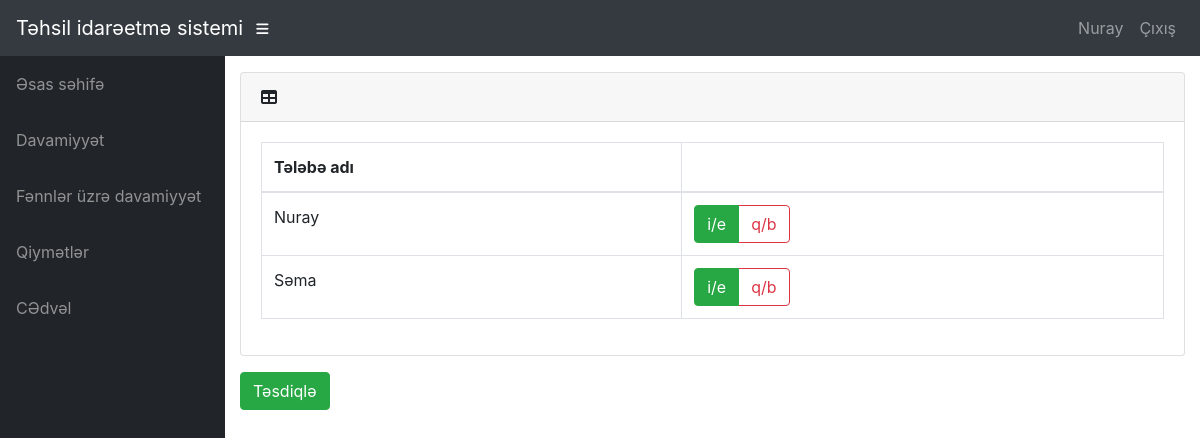
The app's page /info/teacher/6988/attendance/ (signed in) with its own data.
### info/models.py (models this page shows, shortened)
class User(AbstractUser):
    @property
    def is_student(self):
        if hasattr(self, 'student'):
            return True
        return False

class Student(models.Model):
    user = models.OneToOneField(User, on_delete=models.CASCADE, null=True)
    class_id = models.ForeignKey(Class, on_delete=models.CASCADE, default=1)
    USN = models.CharField(primary_key='True', max_length=100)
    name = models.CharField(max_length=200)
    sex = models.CharField(max_length=50, choices=sex_choice, default='Male')
    DOB = models.DateField(default='1998-01-01')

### info/views.py (the view)
# urls.py: path('teacher/<int:ass_c_id>/attendance/', views.t_attendance, name='t_attendance'),
@login_required()
def t_attendance(request, ass_c_id):
    assc = get_object_or_404(AttendanceClass, id=ass_c_id)
    ass = assc.assign
    c = ass.class_id
    context = {
        'ass': ass,
        'c': c,
        'assc': assc,
    }
    return render(request, 'info/t_attendance.html', context)

### info/templates/info/t_attendance.html (shortened to what this page needs)
{% extends 'info/base.html' %}
{% block content %}
{% if c.student_set.all %}
<form action="{% url 'confirm' assc.id %}" method="post">
    <div class="card mb-3">
        <div class="card-header">
          <i class="fas fa-table"></i>
         <b>{{ dept1.name }}</b></div>
        <div class="card-body">
          <div class="table-responsive">
            <table class="table table-bordered" id="dataTable" width="100%" cellspacing="0">
              <thead>
                <tr>
                    <th>Tələbə adı</th>
                    <th></th>
                </tr>
              </thead>
                <tbody>
                {% for s in c.student_set.all %}
                    <tr>
                    <td>{{s.name}}</td>
                    <td>
                        <div class="btn-group btn-group-toggle" data-toggle="buttons">
                                <label class="btn btn-outline-success active">
                                    <input type="radio" name="{{ s.USN }}" id="option1" autocomplete="off" value="present" checked> i/e
                                </label>
                                <label class="btn btn-outline-danger">
                                    <input type="radio" name="{{ s.USN }}" id="option2" autocomplete="off" value="absent"> q/b
                                </label>
                        </div>
                    </td>
                    </tr>
                {% endfor %}
                </tbody>
            </table>
          </div>
        </div>
      </div>
    <input class="btn btn-success" type="submit" value="Təsdiqlə">
</form>
{% else %}
    <p>Qrupda tələbə tapılmadı</p>
{% endif %}
{% endblock %}

### info/templates/info/base.html (shortened to what this page needs)
<!DOCTYPE html>
<html lang="en">
  <head>
      {% load static %}
    <link href="{% static '/info/bootstrap/vendor/bootstrap/css/bootstrap.min.css' %}" rel="stylesheet">
    <link href="{% static '/info/bootstrap/vendor/fontawesome-free/css/all.min.css' %}" rel="stylesheet" type="text/css">
    <link href="{% static '/info/bootstrap/vendor/datatables/dataTables.bootstrap4.css' %}" rel="stylesheet">
    <link href="{% static '/info/bootstrap/css/sb-admin.css' %}" rel="stylesheet">
  </head>
  <body id="page-top">
    <nav class="navbar navbar-expand navbar-dark bg-dark static-top">
      <a class="navbar-brand mr-1" href="{% url 'index' %}">Təhsil idarəetmə sistemi</a>
      <button class="btn btn-link btn-sm text-white order-1 order-sm-0" id="sidebarToggle" href="#">
        <i class="fas fa-bars"></i>
      </button>
        <div class="collapse navbar-collapse" id="navbarResponsive">
          <ul class="navbar-nav ml-auto">
            <li class="nav-item">
                {% if request.user.is_student %}
                    <a class="nav-link text-capitalize">{{ request.user.student.name }}</a>
                {% elif request.user.is_teacher %}
                    <a class="nav-link text-capitalize">{{ request.user.teacher.name }}</a>
                {% endif %}
            </li>
            <li class="nav-item">
                <a class="nav-link" href="#" data-toggle="modal" data-target="#logoutModal">Çıxış</a>
            </li>
          </ul>
        </div>
    </nav>
    <div id="wrapper">
      <ul class="sidebar navbar-nav">
            <li class="nav-item">
              <a class="nav-link" href="{% url 'index' %}">
                <span>Əsas səhifə</span>
              </a>
            </li>
        {% if request.user.is_student %}
            <li class="nav-item">
              <a class="nav-link" href="{% url 'attendance' request.user.student.USN %}">
                <span>Davamiyyət</span>
              </a>
            </li>
            <li class="nav-item">
              <a class="nav-link" href="{% url 'attendance' request.user.student.USN %}">
                <span>Fənnlər üzrə davamiyyət</span>
              </a>
            </li>
            <li class="nav-item">
              <a class="nav-link" href="{% url 'marks_list' request.user.student.USN %}">
                <span>Qiymətlər</span>
              </a>
            </li>
              <li class="nav-item">
              <a class="nav-link" href="{% url 'timetable' request.user.student.class_id_id %}">
                <span>CƏdvəl</span>
              </a>
            </li>
        {% endif %}
      </ul>
      <div id="content-wrapper">
        <div class="container-fluid">
            {% block content %}
            {% endblock %}
        </div>
      </div>
    </div>
  </body>
</html>

### records on screen
User: user.student.name "Nuray"
Student: name "Nuray"
Student: name "Səma"
